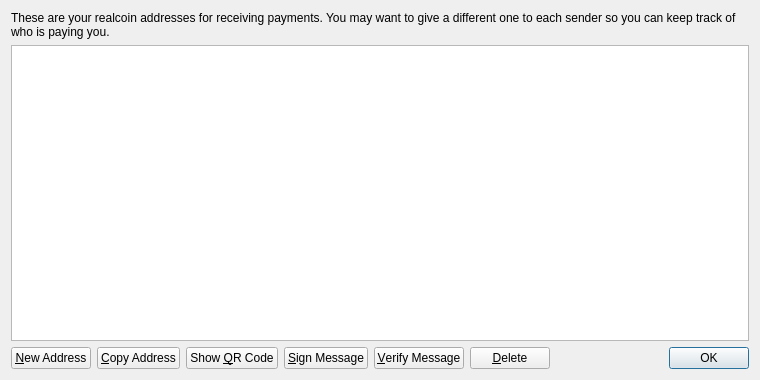
<?xml version="1.0" encoding="UTF-8"?>
<ui version="4.0">
 <class>AddressBookPage</class>
 <widget class="QWidget" name="AddressBookPage">
  <property name="geometry">
   <rect>
    <x>0</x>
    <y>0</y>
    <width>760</width>
    <height>380</height>
   </rect>
  </property>
  <property name="windowTitle">
   <string>Address Book</string>
  </property>
  <layout class="QVBoxLayout" name="verticalLayout">
   <item>
    <widget class="QLabel" name="labelExplanation">
     <property name="text">
      <string>These are your realcoin addresses for receiving payments. You may want to give a different one to each sender so you can keep track of who is paying you.</string>
     </property>
     <property name="textFormat">
      <enum>Qt::PlainText</enum>
     </property>
     <property name="wordWrap">
      <bool>true</bool>
     </property>
    </widget>
   </item>
   <item>
    <widget class="QTableView" name="tableView">
     <property name="contextMenuPolicy">
      <enum>Qt::CustomContextMenu</enum>
     </property>
     <property name="toolTip">
      <string>Double-click to edit address or label</string>
     </property>
     <property name="tabKeyNavigation">
      <bool>false</bool>
     </property>
     <property name="alternatingRowColors">
      <bool>true</bool>
     </property>
     <property name="selectionMode">
      <enum>QAbstractItemView::SingleSelection</enum>
     </property>
     <property name="selectionBehavior">
      <enum>QAbstractItemView::SelectRows</enum>
     </property>
     <property name="sortingEnabled">
      <bool>true</bool>
     </property>
     <attribute name="verticalHeaderVisible">
      <bool>false</bool>
     </attribute>
    </widget>
   </item>
   <item>
    <layout class="QHBoxLayout" name="horizontalLayout">
     <item>
      <widget class="QPushButton" name="newAddressButton">
       <property name="toolTip">
        <string>Create a new address</string>
       </property>
       <property name="text">
        <string>&amp;New Address</string>
       </property>
       <property name="icon">
        <iconset resource="../bitcoin.qrc">
         <normaloff>:/icons/add</normaloff>:/icons/add</iconset>
       </property>
      </widget>
     </item>
     <item>
      <widget class="QPushButton" name="copyToClipboard">
       <property name="toolTip">
        <string>Copy the currently selected address to the system clipboard</string>
       </property>
       <property name="text">
        <string>&amp;Copy Address</string>
       </property>
       <property name="icon">
        <iconset resource="../bitcoin.qrc">
         <normaloff>:/icons/editcopy</normaloff>:/icons/editcopy</iconset>
       </property>
      </widget>
     </item>
     <item>
      <widget class="QPushButton" name="showQRCode">
       <property name="text">
        <string>Show &amp;QR Code</string>
       </property>
       <property name="icon">
        <iconset resource="../bitcoin.qrc">
         <normaloff>:/icons/qrcode</normaloff>:/icons/qrcode</iconset>
       </property>
      </widget>
     </item>
     <item>
      <widget class="QPushButton" name="signMessage">
       <property name="toolTip">
        <string>Sign a message to prove you own a realcoin address</string>
       </property>
       <property name="text">
        <string>&amp;Sign Message</string>
       </property>
       <property name="icon">
        <iconset resource="../bitcoin.qrc">
         <normaloff>:/icons/edit</normaloff>:/icons/edit</iconset>
       </property>
      </widget>
     </item>
     <item>
      <widget class="QPushButton" name="verifyMessage">
       <property name="toolTip">
        <string>Verify a message to ensure it was signed with a specified realcoin address</string>
       </property>
       <property name="text">
        <string>&amp;Verify Message</string>
       </property>
       <property name="icon">
        <iconset resource="../bitcoin.qrc">
         <normaloff>:/icons/transaction_0</normaloff>:/icons/transaction_0</iconset>
       </property>
      </widget>
     </item>
     <item>
      <widget class="QPushButton" name="deleteButton">
       <property name="toolTip">
        <string>Delete the currently selected address from the list. Only sending addresses can be deleted.</string>
       </property>
       <property name="text">
        <string>&amp;Delete</string>
       </property>
       <property name="icon">
        <iconset resource="../bitcoin.qrc">
         <normaloff>:/icons/remove</normaloff>:/icons/remove</iconset>
       </property>
      </widget>
     </item>
     <item>
      <spacer name="horizontalSpacer">
       <property name="orientation">
        <enum>Qt::Horizontal</enum>
       </property>
       <property name="sizeHint" stdset="0">
        <size>
         <width>40</width>
         <height>20</height>
        </size>
       </property>
      </spacer>
     </item>
     <item>
      <widget class="QDialogButtonBox" name="buttonBox">
       <property name="sizePolicy">
        <sizepolicy hsizetype="Maximum" vsizetype="Fixed">
         <horstretch>0</horstretch>
         <verstretch>0</verstretch>
        </sizepolicy>
       </property>
       <property name="standardButtons">
        <set>QDialogButtonBox::Ok</set>
       </property>
      </widget>
     </item>
    </layout>
   </item>
  </layout>
 </widget>
 <resources>
  <include location="../bitcoin.qrc"/>
 </resources>
 <connections/>
</ui>
